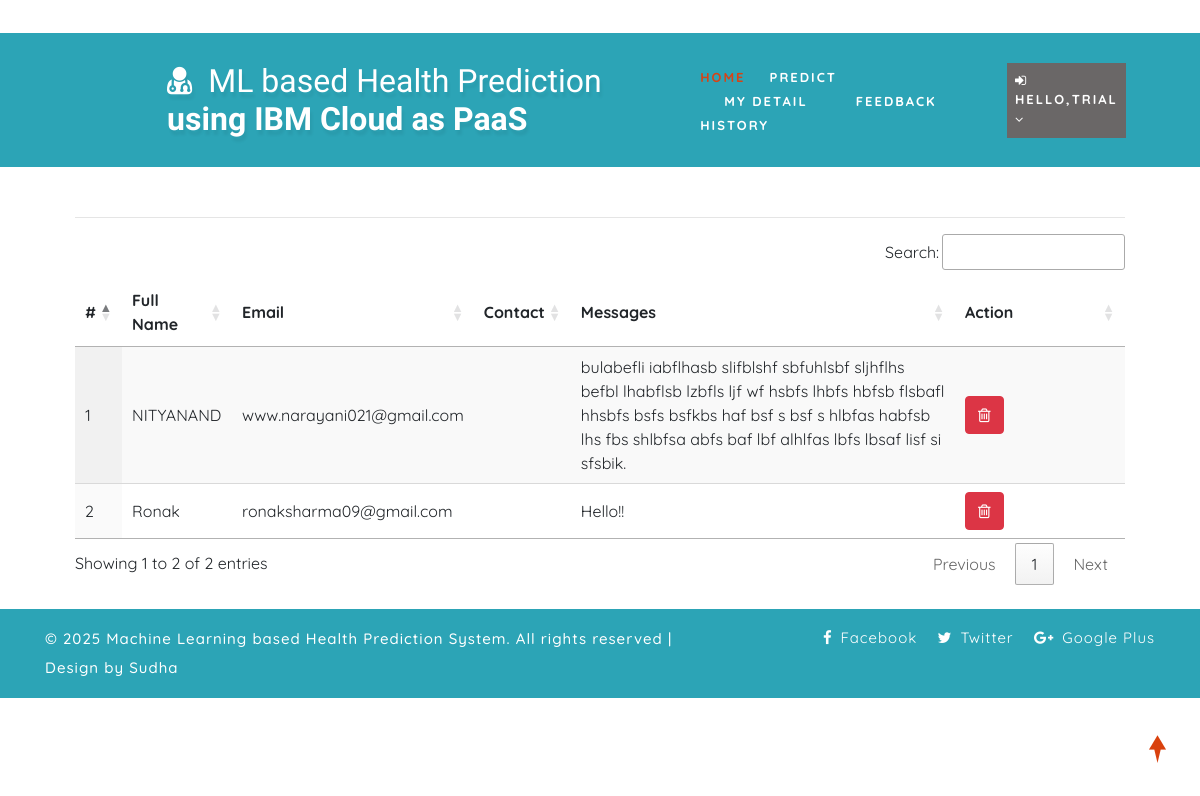
The page /view_feedback (signed in) on the database its author committed.
### health/models.py (models this page shows, shortened)
class Feedback(models.Model):
    user = models.ForeignKey(User, on_delete=models.CASCADE, null=True)
    messages = models.TextField(null=True)
    date = models.DateField(auto_now=True)

### health/views.py (the view)
# urls.py: path('view_feedback', View_Feedback,name="view_feedback"),
@login_required(login_url="login")
def View_Feedback(request):
    dis = Feedback.objects.all()
    d = {'dis':dis}
    return render(request,'view_feedback.html',d)

### health/templates/view_feedback.html
{% extends 'index.html' %}
{% load static %}
{% block body %}
<div class="container-fluid" style="width:90%;margin-top:8%">
                    <div class="container-fluid">
                        <h1 align="center" class="w3ls-title text-uppercase text-dark font-weight-bold">View Feedbacks</h1><br>
                         </div><hr>
                                <table id="example" class="display" style="width:100%">
                                  <thead>
                                    <tr>
                                      <th>#</th>
                                      <th>Full Name</th>
                                      <th>Email</th>
                                      <th>Contact</th>
                                      <th>Messages</th>
                                      <th>Action</th>
                                  </tr>
                              </thead>
                              <tbody>
                              {% for i in dis %}
                                <tr>
                                  <td>{{forloop.counter}}</td>
                                  <td>{{i.user.first_name}} {{i.user.user.last_name}}</td>
                                  <td>{{i.user.email}}</td>
                                  <td>{{i.user.patient_set.all.0.contact}}</td>
                                  <td>{{i.messages}}</td>
                                  <td style="width:150px">
                                      <a href="{% url 'delete_feedback' i.id %}" ><button class="btn btn-danger" onclick="return confirm('Are you sure?')"><i class="fa fa-trash-o"></i></button></a></td>
                              </tr>
                              {% endfor %}
                          </tbody>
                      </table>
                  </div>
{% endblock %}

### health/templates/index.html (shortened to what this page needs)
<!DOCTYPE html>
{% load static %}
<html lang="zxx">
<head>
	<link rel="stylesheet" href="{% static 'css/bootstrap.css' %}">
	<link href="{% static 'css/css_slider.css' %}" type="text/css" rel="stylesheet" media="all">
	<link rel="stylesheet" href="{% static 'css/style.css' %}" type="text/css" media="all" />
	<link href="{% static 'css/font-awesome.min.css' %}" rel="stylesheet">
<link rel='stylesheet' type='text/css' href="https://cdn.datatables.net/1.10.21/css/jquery.dataTables.min.css">
<link rel='stylesheet' type='text/css' href="https://cdn.datatables.net/buttons/1.6.2/css/buttons.dataTables.min.css">
</head>
<body>
	<div id="home" style="margin-bottom:2%">
		<header>
			<div class="top-bar py-3">
				<div class="container">
					<div class="row">
						<div class="col-xl-7 col-lg-6 col-md-4 top-social-agile text-md-right text-center mt-md-0 mt-2">
							<div class="row">
								<div class="col-xl-3 col-lg-4 col-6 top-w3layouts p-md-0 text-right">
								</div>
								<div class="col-xl-3 col-lg-4 col-6 header-w3layouts text-md-right text-left">
								</div>
							</div>
						</div>
					</div>
				</div>
			</div>
		</header>
		<div class="main-top" style="background:rgb(44, 164, 182)">
			<div class="container-fluid">
				<div class="header d-md-flex justify-content-between align-items-center py-3">
					<div id="logo" style="margin-left:13%">
						<h1>
							<a href="index.html">
								<span class="fa fa-user-md mr-2"></span>
								<span class="logo-sp">ML based Health Prediction </span> using IBM Cloud as PaaS
							</a>
						</h1>
					</div>
					{% if request.user.is_staff %}
					<div class="nav_w3ls" style="margin-right:4%">
						<nav>
							<label for="drop1" class="toggle">Menu</label>
							<input type="checkbox" id="drop1" />
							<ul class="menu" style="padding:15px;width:100%">
								<li class="mx-lg-4 mx-md-3 my-md-0 my-2"><a href="{% url 'admin_home' %}" >Home</a></li>
								<li>
									<label for="drop-2" class="toggle toogle-2"> <span class="fa fa-angle-down" aria-hidden="true"></span>
									</label>
									<a href="#"> Doctor <span class="fa fa-angle-down" aria-hidden="true"></span></a>
									<ul style="margin-top:2%;width:40%;margin-right:0%">
										<li style="width:100%;"><a href="/add_doctor" class="drop-text">Add Doctor</a></li>
										<li style="width:100%;"><a href="/view_doctor" class="drop-text">View Doctor</a></li>
									</ul>
								</li>
								<li class="mx-lg-4 mx-md-3 my-md-0 my-2"><a href="/view_patient">Patient</a></li>
								<li class="mx-lg-4 mx-md-3 my-md-0 my-2">
									<a href="/view_search_pat">Searched Data</a></li>
								<li><a href="/view_feedback">Feedback</a></li>
							</ul>
						</nav>
					</div>
					<div class="nav_w3ls" style="margin-right:3%">
						<nav>
							<label for="drop2" class="toggle">Menu</label>
							<input type="checkbox" id="drop2" />
							<ul class="menu">
								<li class="mx-lg-4 mx-md-3 my-md-0 my-2" style="background:red;padding:8px">
									<label for="drop-2" class="toggle toogle-2"> <span class="fa fa-angle-down" aria-hidden="true"></span>
									</label>
									<a href="#"><i class="fa fa-user"></i> {{request.user.username}} <span class="fa fa-angle-down" aria-hidden="true"></span></a>
									<ul style="margin-top:10%;width:80%;margin-right:5%">
										<li style="width:100%;"><a href="{% url 'change_password' %}" class="drop-text">Password</a></li>
										<li style="width:100%;"><a href="{% url 'logout' %}" class="drop-text">Logout</a></li>
									</ul>
								</li>
							</ul>
						</nav>
					</div>
					{% elif request.user.patient_set.all.0 %}
					<div class="nav_w3ls" style="margin-left:5%;font-weight:bold">
						<nav>
							<ul class="menu" style="padding:15px;width:100%">
								<li><a href="{% url 'patient_home' %}" class="active">Home</a></li>
								<li class="mx-lg-4 mx-md-3 my-md-0 my-2"><a href="/add_heartdetail">Predict</a></li>
								<li class="mx-lg-4 mx-md-3 my-md-0 my-2"><a href="/profile_doctor">My Detail</a></li>
								<li class="mx-lg-4 mx-md-3 my-md-0 my-2"><a href="/sent_feedback">Feedback</a></li>
								<li><a href="/view_search_pat">History</a></li>
							</ul>
						</nav>
					</div>
					<div class="nav_w3ls" style="margin-right:3%">
						<nav>
							<ul class="menu">
								<li class="mx-lg-4 mx-md-3 my-md-0 my-2" style="background:#6a6767;padding:8px">
									<a href="#"><i class="fa fa-sign-in"></i> Hello,{{request.user.username}} <span class="fa fa-angle-down" aria-hidden="true"></span></a>
								</li>
							</ul>
						</nav>
					</div>
					{% endif %}
				</div>
			</div>
		</div>
		{% block body %}
		{% endblock %}
	</div>
	<div class="copy-w3pvt" style="background:rgb(44, 164, 182);color:white">
		<div class="container py-3">
			<div class="row">
				<div class="col-lg-7 w3ls_footer_grid1_left text-lg-left text-center">
					<p style="color:white">&copy; 2025 Machine Learning based Health Prediction System. All rights reserved | Design by Sudha</a>
					</p>
				</div>
				<div class="col-lg-5 w3ls_footer_grid_left1_pos text-lg-right text-center mt-lg-0 mt-2">
					<ul style="color:white">
						<li>
							<a href="#" style="color:white" class="facebook">
								<span class="fa fa-facebook-f mr-2"></span>Facebook</a>
						</li>
						<li class="mx-3">
							<a href="#" style="color:white" class="twitter">
								<span class="fa fa-twitter mr-2"></span>Twitter</a>
						</li>
						<li>
							<a href="#" style="color:white" class="google">
								<span class="fa fa-google-plus mr-2"></span>Google Plus</a>
						</li>
					</ul>
				</div>
			</div>
		</div>
	</div>
	<a href="#home" style="color:white" class="move-top text-center"></a>
</body>
</html>

### health/static/css/style.css (style rules this page uses)
body { padding: 0; margin: 0; background: #FFF; font-family: 'Quicksand', sans-serif; }
body a, body button { transition: 0.5s all; -webkit-transition: 0.5s all; -moz-transition: 0.5s all; -o-transition: 0.5s all; -ms-transition: 0.5s all; text-decoration: none; }
html { scroll-behavior: smooth; }
h1, h2, h3, h4, h5, h6 { margin: 0; padding: 0; font-family: 'Mukta', sans-serif; }
p { margin: 0; padding: 0; font-size: 15px; letter-spacing: 1px; line-height: 1.9; color: #999; font-family: 'Quicksand', sans-serif; }
ul, ol { margin: 0; padding: 0; }
a.move-top { width: 34px; height: 34px; background: url(../images/move-top.png) no-repeat; display: inline-block; position: fixed; bottom: 4%; right: 2%; z-index: 0; }
#home { position: relative; }
.main-top { position: absolute; z-index: 999; width: 100%; background: rgba(0, 0, 0, 0.4); }
nav { margin: 0; padding: 0; }
#logo a { float: left; display: initial; font-weight: 700; font-size: 32px; color: #fff; text-shadow: 2px 5px 3px rgba(0, 0, 0, 0.06); padding: 0; }
span.logo-sp { font-weight: 100; }
nav:after { content: ""; display: table; clear: both; }
nav ul { float: right; padding: 0; margin: 0; list-style: none; position: relative; }
nav ul li { margin: 0px; display: inline-block; float: left; }
nav a { padding: 0; color: #fff; font-size: 13px; letter-spacing: 2px; font-weight: 700; text-transform: uppercase; display: inline-block; transition: 0.5s all; -webkit-transition: 0.5s all; -moz-transition: 0.5s all; -o-transition: 0.5s all; -ms-transition: 0.5s all; }
.menu li a.active, .menu li a:hover { color: #2196f3; transition: 0.5s all; -webkit-transition: 0.5s all; -moz-transition: 0.5s all; -o-transition: 0.5s all; -ms-transition: 0.5s all; color: #d84315; }
li>a:only-child:after { content: ''; }
.w3ls_footer_grid_left1_pos ul li, ul.list-part li { display: inline-block; }
.w3ls_footer_grid_left1_pos ul li a { color: #000; text-decoration: none; letter-spacing: 1px; font-size: 15px; }
.w3ls_footer_grid1_left p { color: #484848; font-weight: 500; }

### rows shown on the page
Feedback: user.first_name "NITYANAND", user.email "www.narayani021@gmail.com", messages "bulabefli iabflhasb slifblshf sbfuhlsbf sljhflhs befbl lhabflsb lzbfls ljf wf hsbfs lhbfs hbfsb flsbafl hhsbfs bsfs bsfkbs haf bsf s bsf s hlbfas habfsb lhs fbs shlbfsa abfs baf lbf alhlfas lbfs lbsaf lisf si sfsbik."
Feedback: user.first_name "Ronak", user.email "ronaksharma09@gmail.com", messages "Hello!!"

### other values the page prints
{{ request.user.username }} "TRIAL"
